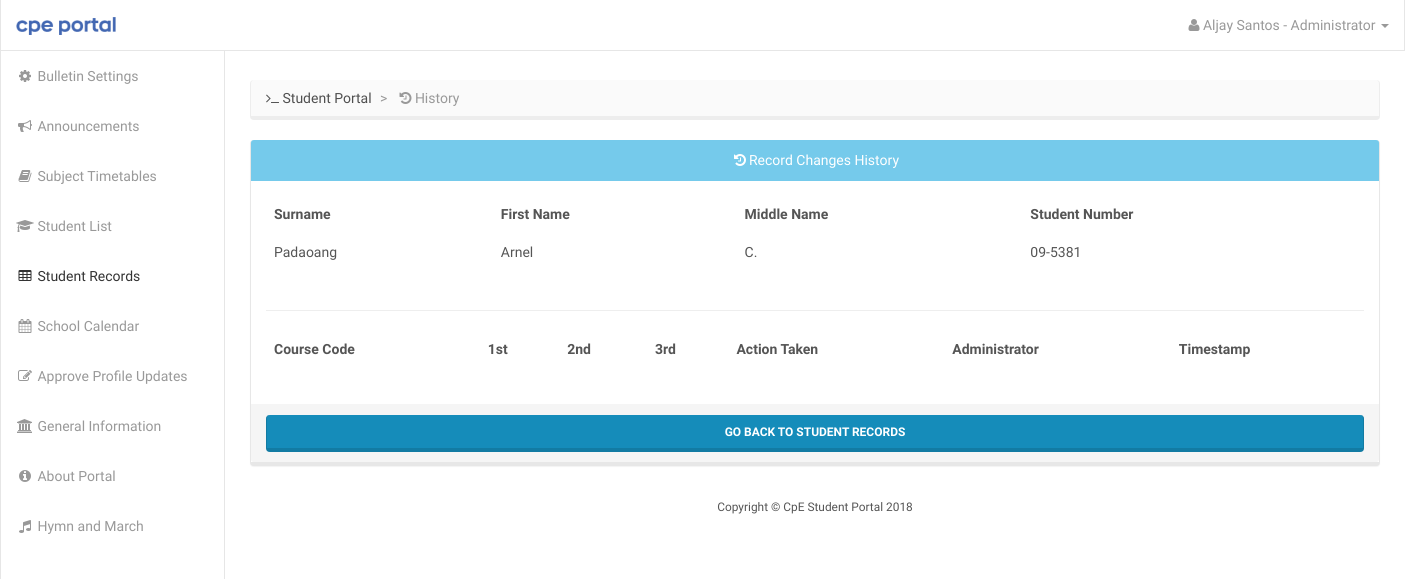
Page /admin/history.php?studnum=09-5381 (signed in) on the committed database.
### tables this page shows
CREATE TABLE `students` (
  `studnum` varchar(15) NOT NULL,
  `passcode` varchar(32) NOT NULL,
  `yearstarted` int(11) NOT NULL,
  `surname` varchar(50) NOT NULL,
  `firstname` varchar(50) NOT NULL,
  `middlename` varchar(50) NOT NULL,
  `Gender` varchar(10) NOT NULL,
  `Status` varchar(15) DEFAULT NULL,
  `Citizenship` varchar(25) DEFAULT NULL,
  `DateOfBirth` date DEFAULT NULL,
  `PlaceOfBirth` varchar(200) DEFAULT NULL,
  `ContactNo` varchar(20) DEFAULT NULL,
  `Address` varchar(200) DEFAULT NULL,
  `CurriculumID` int(11) NOT NULL,
  `Father` varchar(100) DEFAULT NULL,
  `FatherOccupation` varchar(50) DEFAULT NULL,
  `Mother` varchar(100) DEFAULT NULL,
  `MotherOccupation` varchar(50) DEFAULT NULL,
  `Spouse` varchar(100) DEFAULT NULL,
  `SpouseOccupation` varchar(50) DEFAULT NULL,
  `HouseAddress` varchar(200) DEFAULT NULL,
  `Employer` varchar(200) DEFAULT NULL,
  `BusinessAddress` varchar(200) DEFAULT NULL,
  `TelNo` varchar(25) DEFAULT NULL,
  `Elementary` varchar(150) DEFAULT NULL,
  `ElemAddress` varchar(200) DEFAULT NULL,
  `ElemGraduate` int(11) DEFAULT NULL,
  `Secondary` varchar(150) DEFAULT NULL,
  `SecAddress` varchar(200) DEFAULT NULL,
  `SecGraduate` int(11) DEFAULT NULL,
  `College` varchar(150) DEFAULT NULL,
  `ColAddress` varchar(200) DEFAULT NULL,
  `ColGraduate` int(11) DEFAULT NULL,
  `Transferee` tinyint(1) NOT NULL,
  `Transfered` tinyint(1) NOT NULL DEFAULT '0'
);

### admin/history.php (the view, shortened to what this page needs)
<!DOCTYPE html>
<html lang="en">
<head>
</head>
<body>
    <div id="wrapper">
        <div id="page-wrapper">
            <div class="container-fluid">
				<br/>
                <div class="row">
                    <div class="col-lg-12">
					   <ol class="breadcrumb">
                            <li>
                                <i class="fa fa-terminal"></i>  <a href="index.php">Student Portal</a>
                            </li>
                            <li class="active">
                                <i class="fa fa-history"></i> History
                            </li>
                        </ol>
                    </div>
                </div>
				<div class="row">
					<div class="col-lg-12">
						<div class="panel panel-info">
							<div class="panel-heading" style="text-align: center;" id="exTab2">
								<i class="fa fa-fw fa-history"></i>Record Changes History</a>
							</div>
							<div class="panel-body">
								<div class="table-responsive">
									<table class="table">
										<thead>
											<tr>
												<th>Surname</th>
												<th>First Name</th>
												<th>Middle Name</th>
												<th>Student Number</th>
											</tr>
										</thead>
										<tbody>
											<tr>
											<?php
												$studnum = $_GET['studnum'];
												$conn = getDB('cpe-studentportal');
												$stmt = $conn->prepare("SELECT studnum, surname, firstname, middlename from `students` WHERE studnum = :studnum");
												$stmt -> bindParam(':studnum', $studnum);
												$stmt->execute();
												foreach(($stmt->fetchAll()) as $row) {
													echo '<td>' . $row['surname'] . '</td>';
													echo '<td>' . $row['firstname'] . '</td>';
													echo '<td>' . $row['middlename'] . '</td>';
													echo '<td>' . $row['studnum'] . '</td>';
												}
											?>
											</tr>
										</tbody>
									</table>
								</div>
								<hr/><div class="table-responsive">
									<table class="table">
										<thead>
											<tr>
												<th>Course Code</th>
												<th>1st</th>
												<th>2nd</th>
												<th>3rd</th>
												<th>Action Taken</th>
												<th>Administrator</th>
												<th>Timestamp</th>
											</tr>
										</thead>
									</table>
								</div>
							</div>
							<div class="panel-footer">
								<a href="records.php?studnum=<?php echo $studnum?>"><button class="btn btn-block btn-primary">Go Back to Student Records</button></a>
							</div>
						</div>
					</div>
				</div>
            </div>
        </div>
		<footer class="sticky-footer">
		  <div class="container">
			<div class="text-center">
			  <small>Copyright © CpE Student Portal <?php echo date('Y') ?></small>
			</div>
		  </div>
		</footer>
    </div>
</body>
</html>

### includes/header.php (style rules this page uses)
a { color: #4f4f4f; text-decoration: none; }

### rows in the picture
students: surname "Padaoang", firstname "Arnel", middlename "C.", studnum "09-5381"

### other values in the picture
$_SESSION["name"][1] "Aljay Santos"
$_SESSION["name"][0] "Administrator"
